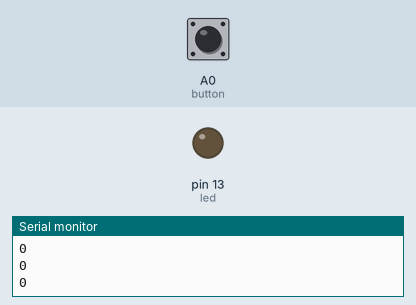
This sketch was run on a simulated Arduino Uno, built with avr-gcc and run on an emulated ATmega328P. Shown: output pins drawn as LEDs (lit = HIGH), the last lines printed to the serial monitor. The inputs (shaded band) are chosen by the test bench; at power-on: A0 (button) LOW.

Above: at 1.2 s.
1.3 s: A0 (button) pulled HIGH for 0.15 s
At 1.37 s:
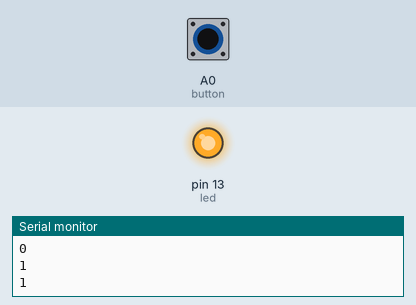
2.9 s: A0 (button) pulled HIGH for 3.2 s
At 7.5 s:
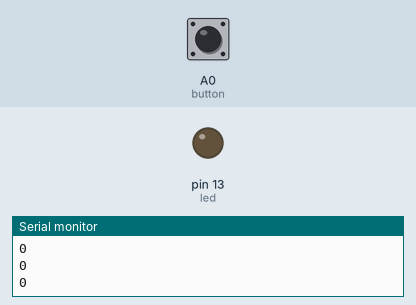
Timing chart, 0 to 9.0 s (numbered marks = the images above; inputs shaded):
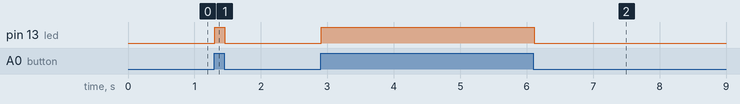

The sketch:

SwitchLight.ino
```cpp
const int button = A0;
const int led = 13;

void setup() {
    pinMode(led, OUTPUT);
    pinMode(button, INPUT);

  // initialize both serial ports:
  Serial.begin(9600);
  Serial.println("Hello World");
}

void loop() {
  int sensorVal = digitalRead(button);
  if (sensorVal == HIGH) {
    digitalWrite(led, HIGH);
  } else {
    digitalWrite(led, LOW);
  }
  Serial.println(sensorVal);
  delay(50);
}
```

Measured:
- after the input at 1.3 s, pin 13 (led): LOW → HIGH at once, → LOW 0.15 s later
- after the input at 2.9 s, pin 13 (led): LOW → HIGH at once, → LOW 3.2 s later
